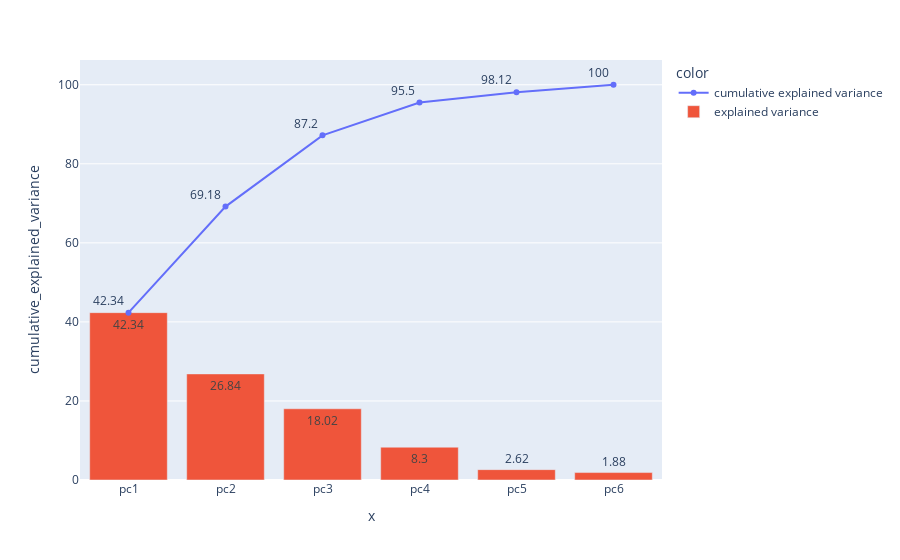

This figure's notebook cell:
### Code cell
data.scree

### Figure 1 — Plotly figure (JSON) as saved in the notebook; plotly's stock layout.template omitted (floating-point values rounded to 4 significant figures)
{"data": [{"hovertemplate": "color=cumulative explained variance<br>x=%{x}<br>cumulative_explained_variance=%{text}<extra></extra>", "legendgroup": "cumulative explained variance", "line": {"color": "#636efa", "dash": "solid"}, "marker": {"symbol": "circle"}, "mode": "text+markers+lines", "name": "cumulative explained variance", "orientation": "v", "showlegend": true, "text": [42.34, 69.18, 87.2, 95.5, 98.12, 100], "textposition": "top left", "type": "scatter", "x": ["pc1", "pc2", "pc3", "pc4", "pc5", "pc6"], "xaxis": "x", "y": [42.34, 69.18, 87.2, 95.5, 98.12, 100], "yaxis": "y"}, {"name": "explained variance", "text": [42.34, 26.84, 18.02, 8.3, 2.62, 1.88], "type": "bar", "x": ["pc1", "pc2", "pc3", "pc4", "pc5", "pc6"], "y": [42.34, 26.84, 18.02, 8.3, 2.62, 1.88]}], "layout": {"legend": {"title": {"text": "color"}, "tracegroupgap": 0}, "margin": {"t": 60}, "xaxis": {"anchor": "y", "domain": [0, 1], "title": {"text": "x"}}, "yaxis": {"anchor": "x", "domain": [0, 1], "title": {"text": "cumulative_explained_variance"}}}}
